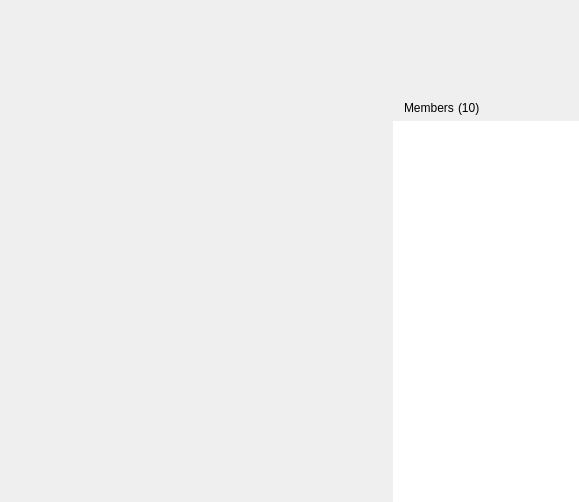
<?xml version="1.0" encoding="UTF-8"?>
<ui version="4.0">
 <class>MsgMultiSendDlg</class>
 <widget class="QWidget" name="MsgMultiSendDlg">
  <property name="geometry">
   <rect>
    <x>0</x>
    <y>0</y>
    <width>579</width>
    <height>502</height>
   </rect>
  </property>
  <property name="windowTitle">
   <string>MsgMultiSendDlg</string>
  </property>
  <layout class="QVBoxLayout" name="verticalLayoutMain" stretch="0,1">
   <property name="spacing">
    <number>0</number>
   </property>
   <property name="leftMargin">
    <number>0</number>
   </property>
   <property name="topMargin">
    <number>0</number>
   </property>
   <property name="rightMargin">
    <number>0</number>
   </property>
   <property name="bottomMargin">
    <number>0</number>
   </property>
   <item>
    <widget class="QWidget" name="titlebar" native="true">
     <property name="sizePolicy">
      <sizepolicy hsizetype="Expanding" vsizetype="Expanding">
       <horstretch>0</horstretch>
       <verstretch>0</verstretch>
      </sizepolicy>
     </property>
     <property name="minimumSize">
      <size>
       <width>0</width>
       <height>95</height>
      </size>
     </property>
     <property name="maximumSize">
      <size>
       <width>16777215</width>
       <height>95</height>
      </size>
     </property>
     <layout class="QHBoxLayout" name="horizontalLayout_10">
      <property name="spacing">
       <number>6</number>
      </property>
      <property name="leftMargin">
       <number>12</number>
      </property>
      <property name="topMargin">
       <number>0</number>
      </property>
      <property name="rightMargin">
       <number>0</number>
      </property>
      <property name="bottomMargin">
       <number>0</number>
      </property>
      <item>
       <widget class="AvatarLabel" name="icon">
        <property name="sizePolicy">
         <sizepolicy hsizetype="Preferred" vsizetype="Expanding">
          <horstretch>0</horstretch>
          <verstretch>0</verstretch>
         </sizepolicy>
        </property>
        <property name="minimumSize">
         <size>
          <width>90</width>
          <height>90</height>
         </size>
        </property>
        <property name="maximumSize">
         <size>
          <width>90</width>
          <height>90</height>
         </size>
        </property>
        <property name="text">
         <string/>
        </property>
        <property name="pixmap">
         <pixmap resource="../inst.qrc">:/images/Icon_65.png</pixmap>
        </property>
        <property name="scaledContents">
         <bool>true</bool>
        </property>
       </widget>
      </item>
      <item>
       <widget class="QWidget" name="titlePanel" native="true">
        <layout class="QVBoxLayout" name="verticalLayout_7">
         <property name="spacing">
          <number>0</number>
         </property>
         <property name="leftMargin">
          <number>0</number>
         </property>
         <property name="topMargin">
          <number>0</number>
         </property>
         <property name="rightMargin">
          <number>0</number>
         </property>
         <property name="bottomMargin">
          <number>0</number>
         </property>
         <item>
          <widget class="QWidget" name="titlewidget" native="true">
           <property name="sizePolicy">
            <sizepolicy hsizetype="Expanding" vsizetype="Expanding">
             <horstretch>0</horstretch>
             <verstretch>0</verstretch>
            </sizepolicy>
           </property>
           <property name="minimumSize">
            <size>
             <width>0</width>
             <height>50</height>
            </size>
           </property>
           <layout class="QHBoxLayout" name="horizontalLayout_9" stretch="1,0">
            <property name="leftMargin">
             <number>0</number>
            </property>
            <property name="topMargin">
             <number>0</number>
            </property>
            <property name="rightMargin">
             <number>0</number>
            </property>
            <property name="bottomMargin">
             <number>0</number>
            </property>
            <item>
             <widget class="QWidget" name="titleArea" native="true">
              <property name="minimumSize">
               <size>
                <width>0</width>
                <height>50</height>
               </size>
              </property>
              <property name="maximumSize">
               <size>
                <width>16777215</width>
                <height>50</height>
               </size>
              </property>
              <layout class="QVBoxLayout" name="verticalLayout_2">
               <property name="spacing">
                <number>4</number>
               </property>
               <property name="leftMargin">
                <number>3</number>
               </property>
               <property name="topMargin">
                <number>8</number>
               </property>
               <property name="rightMargin">
                <number>0</number>
               </property>
               <property name="bottomMargin">
                <number>0</number>
               </property>
               <item>
                <widget class="ElidedLabel" name="title">
                 <property name="minimumSize">
                  <size>
                   <width>0</width>
                   <height>23</height>
                  </size>
                 </property>
                 <property name="text">
                  <string/>
                 </property>
                </widget>
               </item>
               <item>
                <widget class="ElidedLabel" name="labDesc">
                 <property name="text">
                  <string/>
                 </property>
                </widget>
               </item>
              </layout>
             </widget>
            </item>
            <item>
             <layout class="QVBoxLayout" name="verticalLayout_6">
              <property name="spacing">
               <number>0</number>
              </property>
              <property name="leftMargin">
               <number>0</number>
              </property>
              <property name="topMargin">
               <number>0</number>
              </property>
              <property name="rightMargin">
               <number>0</number>
              </property>
              <property name="bottomMargin">
               <number>0</number>
              </property>
              <item>
               <layout class="QHBoxLayout" name="horizontalLayout_6">
                <property name="spacing">
                 <number>0</number>
                </property>
                <property name="leftMargin">
                 <number>0</number>
                </property>
                <property name="topMargin">
                 <number>0</number>
                </property>
                <property name="rightMargin">
                 <number>0</number>
                </property>
                <property name="bottomMargin">
                 <number>0</number>
                </property>
                <item>
                 <widget class="QPushButton" name="btnMinimize2">
                  <property name="sizePolicy">
                   <sizepolicy hsizetype="Expanding" vsizetype="Expanding">
                    <horstretch>0</horstretch>
                    <verstretch>0</verstretch>
                   </sizepolicy>
                  </property>
                  <property name="focusPolicy">
                   <enum>Qt::NoFocus</enum>
                  </property>
                  <property name="toolTip">
                   <string>Minimize</string>
                  </property>
                  <property name="text">
                   <string/>
                  </property>
                  <property name="flat">
                   <bool>true</bool>
                  </property>
                 </widget>
                </item>
                <item>
                 <widget class="QPushButton" name="btnMaximize2">
                  <property name="sizePolicy">
                   <sizepolicy hsizetype="Expanding" vsizetype="Expanding">
                    <horstretch>0</horstretch>
                    <verstretch>0</verstretch>
                   </sizepolicy>
                  </property>
                  <property name="focusPolicy">
                   <enum>Qt::NoFocus</enum>
                  </property>
                  <property name="toolTip">
                   <string>Maximize</string>
                  </property>
                  <property name="text">
                   <string/>
                  </property>
                  <property name="checkable">
                   <bool>true</bool>
                  </property>
                  <property name="flat">
                   <bool>true</bool>
                  </property>
                 </widget>
                </item>
                <item>
                 <widget class="QPushButton" name="btnClose2">
                  <property name="sizePolicy">
                   <sizepolicy hsizetype="Expanding" vsizetype="Expanding">
                    <horstretch>0</horstretch>
                    <verstretch>0</verstretch>
                   </sizepolicy>
                  </property>
                  <property name="focusPolicy">
                   <enum>Qt::NoFocus</enum>
                  </property>
                  <property name="toolTip">
                   <string>Close</string>
                  </property>
                  <property name="text">
                   <string/>
                  </property>
                  <property name="flat">
                   <bool>true</bool>
                  </property>
                 </widget>
                </item>
               </layout>
              </item>
              <item>
               <spacer name="verticalSpacer_4">
                <property name="orientation">
                 <enum>Qt::Vertical</enum>
                </property>
                <property name="sizeType">
                 <enum>QSizePolicy::Expanding</enum>
                </property>
                <property name="sizeHint" stdset="0">
                 <size>
                  <width>0</width>
                  <height>1</height>
                 </size>
                </property>
               </spacer>
              </item>
             </layout>
            </item>
           </layout>
          </widget>
         </item>
         <item>
          <widget class="QWidget" name="toolbar" native="true">
           <layout class="QHBoxLayout" name="horizontalLayout_4">
            <property name="spacing">
             <number>12</number>
            </property>
            <property name="leftMargin">
             <number>0</number>
            </property>
            <property name="topMargin">
             <number>6</number>
            </property>
            <property name="bottomMargin">
             <number>0</number>
            </property>
            <item>
             <widget class="StyleToolButton" name="btnMember">
              <property name="focusPolicy">
               <enum>Qt::NoFocus</enum>
              </property>
              <property name="toolTip">
               <string>Edit Member</string>
              </property>
              <property name="statusTip">
               <string/>
              </property>
              <property name="icon">
               <iconset resource="../inst.qrc">
                <normaloff>:/images/Icon_115.png</normaloff>:/images/Icon_115.png</iconset>
              </property>
              <property name="iconSize">
               <size>
                <width>28</width>
                <height>28</height>
               </size>
              </property>
              <property name="autoRaise">
               <bool>true</bool>
              </property>
             </widget>
            </item>
            <item>
             <widget class="StyleToolButton" name="btnLeave">
              <property name="focusPolicy">
               <enum>Qt::NoFocus</enum>
              </property>
              <property name="toolTip">
               <string>Quit Multi-Send Message</string>
              </property>
              <property name="statusTip">
               <string/>
              </property>
              <property name="icon">
               <iconset resource="../inst.qrc">
                <normaloff>:/images/Icon_114.png</normaloff>:/images/Icon_114.png</iconset>
              </property>
              <property name="iconSize">
               <size>
                <width>28</width>
                <height>28</height>
               </size>
              </property>
              <property name="checkable">
               <bool>true</bool>
              </property>
              <property name="autoRaise">
               <bool>true</bool>
              </property>
             </widget>
            </item>
            <item>
             <widget class="StyleToolButton" name="btnDiscuss">
              <property name="focusPolicy">
               <enum>Qt::NoFocus</enum>
              </property>
              <property name="toolTip">
               <string>Create Discuss</string>
              </property>
              <property name="statusTip">
               <string/>
              </property>
              <property name="icon">
               <iconset resource="../inst.qrc">
                <normaloff>:/images/Icon_113.png</normaloff>:/images/Icon_113.png</iconset>
              </property>
              <property name="iconSize">
               <size>
                <width>28</width>
                <height>28</height>
               </size>
              </property>
              <property name="checkable">
               <bool>true</bool>
              </property>
              <property name="autoRaise">
               <bool>true</bool>
              </property>
             </widget>
            </item>
            <item>
             <spacer name="horizontalSpacer">
              <property name="orientation">
               <enum>Qt::Horizontal</enum>
              </property>
              <property name="sizeHint" stdset="0">
               <size>
                <width>40</width>
                <height>20</height>
               </size>
              </property>
             </spacer>
            </item>
           </layout>
          </widget>
         </item>
         <item>
          <spacer name="verticalSpacer_2">
           <property name="orientation">
            <enum>Qt::Vertical</enum>
           </property>
           <property name="sizeHint" stdset="0">
            <size>
             <width>20</width>
             <height>13</height>
            </size>
           </property>
          </spacer>
         </item>
        </layout>
       </widget>
      </item>
     </layout>
    </widget>
   </item>
   <item>
    <widget class="QWidget" name="mainPanel" native="true">
     <layout class="QHBoxLayout" name="horizontalLayout" stretch="1,0">
      <property name="spacing">
       <number>0</number>
      </property>
      <property name="leftMargin">
       <number>0</number>
      </property>
      <property name="topMargin">
       <number>0</number>
      </property>
      <property name="rightMargin">
       <number>0</number>
      </property>
      <property name="bottomMargin">
       <number>0</number>
      </property>
      <item>
       <widget class="MessagePannel" name="messagePannel" native="true">
        <property name="sizePolicy">
         <sizepolicy hsizetype="Expanding" vsizetype="Expanding">
          <horstretch>2</horstretch>
          <verstretch>0</verstretch>
         </sizepolicy>
        </property>
        <property name="minimumSize">
         <size>
          <width>392</width>
          <height>0</height>
         </size>
        </property>
       </widget>
      </item>
      <item>
       <widget class="QWidget" name="rightPanel" native="true">
        <layout class="QVBoxLayout" name="verticalLayout">
         <property name="spacing">
          <number>0</number>
         </property>
         <property name="leftMargin">
          <number>1</number>
         </property>
         <property name="topMargin">
          <number>0</number>
         </property>
         <property name="rightMargin">
          <number>0</number>
         </property>
         <property name="bottomMargin">
          <number>0</number>
         </property>
         <item>
          <widget class="QWidget" name="groupOnlineWidget" native="true">
           <property name="minimumSize">
            <size>
             <width>0</width>
             <height>26</height>
            </size>
           </property>
           <property name="maximumSize">
            <size>
             <width>16777215</width>
             <height>26</height>
            </size>
           </property>
           <layout class="QHBoxLayout" name="horizontalLayout_8">
            <property name="spacing">
             <number>4</number>
            </property>
            <property name="topMargin">
             <number>0</number>
            </property>
            <property name="rightMargin">
             <number>6</number>
            </property>
            <property name="bottomMargin">
             <number>0</number>
            </property>
            <item>
             <widget class="QLabel" name="groupTitle">
              <property name="sizePolicy">
               <sizepolicy hsizetype="Preferred" vsizetype="Fixed">
                <horstretch>0</horstretch>
                <verstretch>0</verstretch>
               </sizepolicy>
              </property>
              <property name="text">
               <string>Members</string>
              </property>
             </widget>
            </item>
            <item>
             <widget class="QLabel" name="labCount">
              <property name="text">
               <string>(10)</string>
              </property>
             </widget>
            </item>
            <item>
             <spacer name="horizontalSpacer_2">
              <property name="orientation">
               <enum>Qt::Horizontal</enum>
              </property>
              <property name="sizeHint" stdset="0">
               <size>
                <width>40</width>
                <height>20</height>
               </size>
              </property>
             </spacer>
            </item>
           </layout>
          </widget>
         </item>
         <item>
          <widget class="GroupMemberView" name="listView">
           <property name="focusPolicy">
            <enum>Qt::NoFocus</enum>
           </property>
           <property name="frameShape">
            <enum>QFrame::NoFrame</enum>
           </property>
           <property name="horizontalScrollBarPolicy">
            <enum>Qt::ScrollBarAlwaysOff</enum>
           </property>
           <property name="resizeMode">
            <enum>QListView::Adjust</enum>
           </property>
           <property name="layoutMode">
            <enum>QListView::Batched</enum>
           </property>
          </widget>
         </item>
        </layout>
       </widget>
      </item>
     </layout>
    </widget>
   </item>
  </layout>
  <zorder>mainPanel</zorder>
  <zorder>titlebar</zorder>
 </widget>
 <layoutdefault spacing="6" margin="11"/>
 <customwidgets>
  <customwidget>
   <class>ElidedLabel</class>
   <extends>QLabel</extends>
   <header location="global">elidedlabel.h</header>
  </customwidget>
  <customwidget>
   <class>StyleToolButton</class>
   <extends>QToolButton</extends>
   <header location="global">styletoolbutton.h</header>
  </customwidget>
  <customwidget>
   <class>AvatarLabel</class>
   <extends>QLabel</extends>
   <header location="global">avatarlabel.h</header>
  </customwidget>
  <customwidget>
   <class>MessagePannel</class>
   <extends>QWidget</extends>
   <header location="global">messagepannel.h</header>
   <container>1</container>
  </customwidget>
  <customwidget>
   <class>GroupMemberView</class>
   <extends>QListView</extends>
   <header location="global">groupmemberview.h</header>
  </customwidget>
 </customwidgets>
 <resources>
  <include location="../inst.qrc"/>
 </resources>
 <connections/>
</ui>
